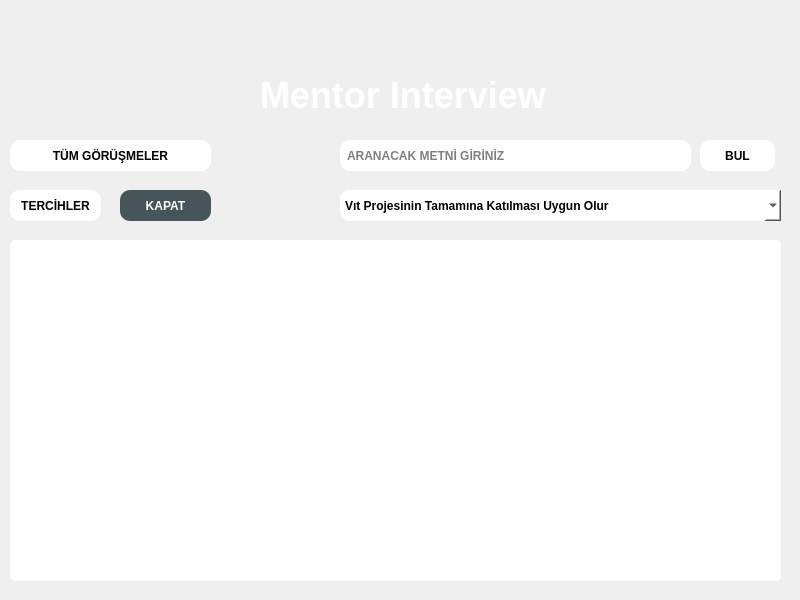
<?xml version="1.0" encoding="UTF-8"?>
<ui version="4.0">
 <class>MainWindow</class>
 <widget class="QMainWindow" name="MainWindow">
  <property name="geometry">
   <rect>
    <x>0</x>
    <y>0</y>
    <width>800</width>
    <height>600</height>
   </rect>
  </property>
  <property name="windowTitle">
   <string>MainWindow</string>
  </property>
  <property name="styleSheet">
   <string notr="true">background-image: url(:/assets/assets/zemin-buyuk.jpg);</string>
  </property>
  <widget class="QWidget" name="centralwidget">
   <widget class="QTableWidget" name="tableWidget">
    <property name="geometry">
     <rect>
      <x>10</x>
      <y>240</y>
      <width>771</width>
      <height>341</height>
     </rect>
    </property>
    <property name="styleSheet">
     <string notr="true">QTableView{
color:black;
background:white;
font-weight:bold;
border-radius:5px
}</string>
    </property>
   </widget>
   <widget class="QComboBox" name="comboBox">
    <property name="geometry">
     <rect>
      <x>340</x>
      <y>190</y>
      <width>441</width>
      <height>31</height>
     </rect>
    </property>
    <property name="styleSheet">
     <string notr="true">QComboBox{
border-radius:10px;
font-weight:bold;
background:white;
color:black
}</string>
    </property>
    <item>
     <property name="text">
      <string>Vıt Projesinin Tamamına Katılması Uygun Olur</string>
     </property>
    </item>
    <item>
     <property name="text">
      <string>VIT Projesi ilk IT Eğtimi Al... ya Yönlendirilmesi Uygun Olur</string>
     </property>
    </item>
    <item>
     <property name="text">
      <string>VIT Projesi İngilizce Eğtimi Al... ya Yönlendirilmesi Uygun Olur</string>
     </property>
    </item>
    <item>
     <property name="text">
      <string>Vit Pojesi Kapsamında Dir.. Yönlendirilmesi Uygun Olur</string>
     </property>
    </item>
    <item>
     <property name="text">
      <string>Direkt Bireysel Koçluk İle İşe Yönlendirilmesi Uygun Olur</string>
     </property>
    </item>
    <item>
     <property name="text">
      <string>Bir Sonraki VIT Projesine Katılması Daha Uygun Olur</string>
     </property>
    </item>
    <item>
     <property name="text">
      <string>Başka Bir Sektöre Yönlendirilmesi</string>
     </property>
    </item>
    <item>
     <property name="text">
      <string>Diğer</string>
     </property>
    </item>
   </widget>
   <widget class="QLabel" name="label">
    <property name="geometry">
     <rect>
      <x>260</x>
      <y>80</y>
      <width>291</width>
      <height>31</height>
     </rect>
    </property>
    <property name="styleSheet">
     <string notr="true">QLabel{
color:white;
font-size:36px;
font-weight:bold;
background:none
}
</string>
    </property>
    <property name="text">
     <string>Mentor Interview</string>
    </property>
   </widget>
   <widget class="QPushButton" name="pushButton_5">
    <property name="geometry">
     <rect>
      <x>10</x>
      <y>190</y>
      <width>91</width>
      <height>31</height>
     </rect>
    </property>
    <property name="styleSheet">
     <string notr="true">QPushButton{
color:black;
background:white;
border-radius:10px;
font-weight:bold;
}
QPushButton::hover{
color:white;
background:#47545a;
border-radius:10px;
font-weight:bold
}</string>
    </property>
    <property name="text">
     <string>TERCİHLER</string>
    </property>
   </widget>
   <widget class="QPushButton" name="pushButton_4">
    <property name="geometry">
     <rect>
      <x>120</x>
      <y>190</y>
      <width>91</width>
      <height>31</height>
     </rect>
    </property>
    <property name="styleSheet">
     <string notr="true">QPushButton{
color:white;
background:#47545a;
border-radius:10px;
font-weight:bold;
}

QPushButton::hover{
color:#47545a;
background:white;
border-radius:10px;
font-weight:bold
}</string>
    </property>
    <property name="text">
     <string>KAPAT</string>
    </property>
   </widget>
   <widget class="QPushButton" name="pushButton_3">
    <property name="geometry">
     <rect>
      <x>10</x>
      <y>140</y>
      <width>201</width>
      <height>31</height>
     </rect>
    </property>
    <property name="styleSheet">
     <string notr="true">QPushButton{
color:black;
background:white;
border-radius:10px;
font-weight:bold;
}
QPushButton::hover{
color:white;
background:#47545a;
border-radius:10px;
font-weight:bold
}</string>
    </property>
    <property name="text">
     <string>TÜM GÖRÜŞMELER</string>
    </property>
   </widget>
   <widget class="QLineEdit" name="lineEdit">
    <property name="geometry">
     <rect>
      <x>340</x>
      <y>140</y>
      <width>351</width>
      <height>31</height>
     </rect>
    </property>
    <property name="styleSheet">
     <string notr="true">QLineEdit{
color:black;
background:white;
border-radius:10px;
font-weight:bold;
padding:5px;
}</string>
    </property>
    <property name="text">
     <string/>
    </property>
    <property name="placeholderText">
     <string>ARANACAK METNİ GİRİNİZ</string>
    </property>
   </widget>
   <widget class="QPushButton" name="pushButton_2">
    <property name="geometry">
     <rect>
      <x>700</x>
      <y>140</y>
      <width>75</width>
      <height>31</height>
     </rect>
    </property>
    <property name="styleSheet">
     <string notr="true">QPushButton{
color:black;
background:white;
border-radius:10px;
font-weight:bold;
}
QPushButton::hover{
color:white;
background:#47545a;
border-radius:10px;
font-weight:bold
}</string>
    </property>
    <property name="text">
     <string>BUL</string>
    </property>
   </widget>
  </widget>
 </widget>
 <resources>
  <include location="assets.qrc"/>
 </resources>
 <connections/>
</ui>
